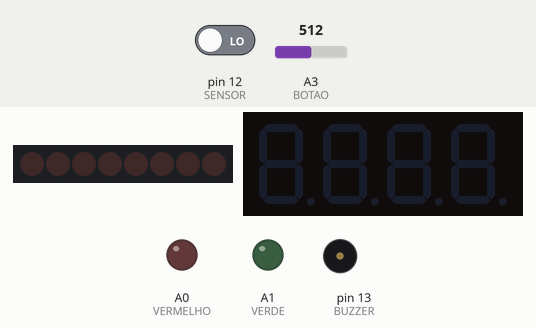
Bench run of a sketch on a simulated Arduino Leonardo, built with avr-gcc and run on an emulated ATmega32U4. Shown: 8 shift-register outputs drawn as a row of LEDs (first output left, lit = HIGH), 4-digit seven-segment display, output pins drawn as LEDs (lit = HIGH), buzzer (waves = sounding). Wiring (inferred from the names in the program): shift register (74HC595): data pin 2; shift clock pin 4; latch pin 3. Wiring (inferred from the signals the program sends): row of LEDs: on Q0, Q1, Q2, Q3, Q4, Q5, Q6, Q7. The test bench sets the inputs (shaded band); at power-on: A3 (BOTAO) = 512, pin 12 (SENSOR) LOW. Pins used as bus, display or sensor lines are not drawn.

Above: at 1.2 s.
1.3 s: A3 (BOTAO) set to 651
2.8 s: A3 (BOTAO) set to 674
At 3.58 s:
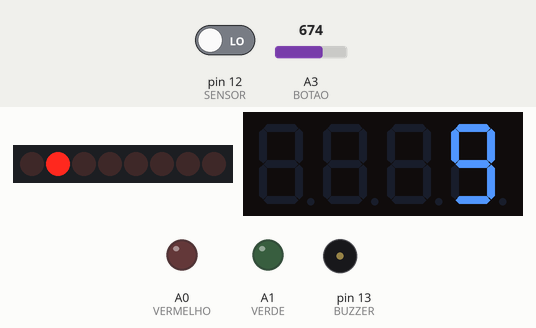
5.8 s: A3 (BOTAO) set to 728
7.6 s: A3 (BOTAO) set to 746
At 8.6 s:
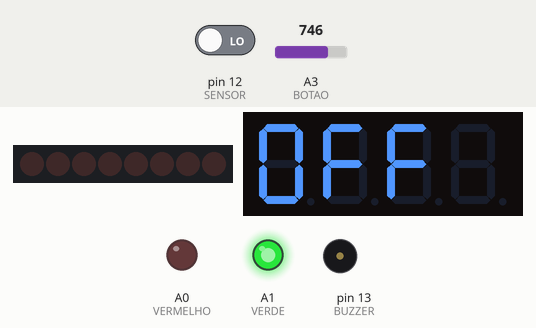
9.4 s: A3 (BOTAO) set to 674
At 10.18 s:
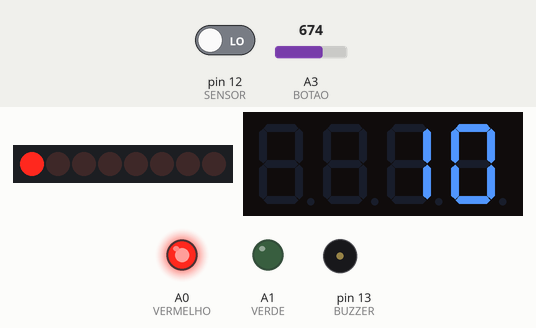
Timing chart, 0 to 21.2 s (numbered marks = the images above; inputs shaded):
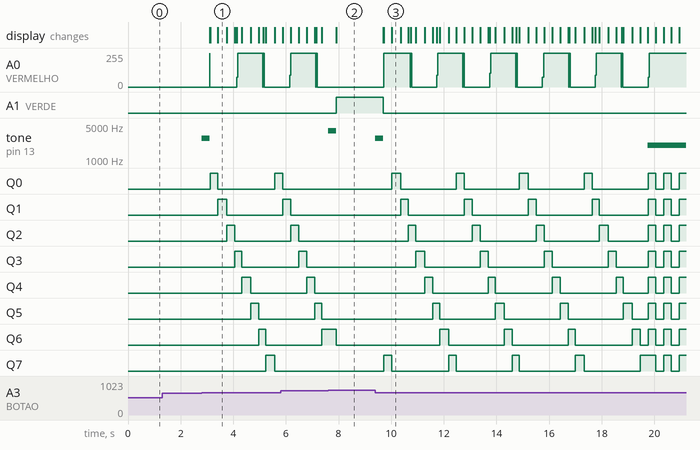

The sketch:

projeto.ino
```cpp
//Leonardo Garcia && Gustavo Dieckmann TRO6M

#include <ShiftDisplay.h>
#include <ShiftRegister74HC595.h>
#define BOTAO A3
#define VERDE A1
#define VERMELHO A0
#define DATA 2
#define CLOCK 4
#define LATCH 3
#define BUZZER 13
#define SENSOR 12

ShiftDisplay display7s (COMMON_CATHODE, 4);
ShiftRegister74HC595 leds(1, DATA, CLOCK, LATCH);
static int disp = 10;
int condicao1 = -1, condicao2 =-1, desativaled=-1, leituraSensor;
int liga=1, sensor=-1;
long tempoleds = 0 ,tempoBuzzer = 0, tempoDisparo= 0, tempoDisplay = 0;

void setup() {

pinMode(VERDE, OUTPUT);
pinMode(VERMELHO, OUTPUT);
pinMode(BOTAO,INPUT);
pinMode(DATA,OUTPUT);
pinMode(CLOCK,OUTPUT);
pinMode(LATCH, OUTPUT);

leds.setAllLow();

}

void loop() {
        int sensor;
        int leBotao= analogRead(BOTAO);

    if(condicao1 != 1 && condicao1 != 3 && condicao1 != 0){
       if(leBotao>= 664 && leBotao<= 684 ){
         condicao1 = 1;
        acionaBuzzer(2825);
       }
    }
    if (condicao1 != 2){
        if(leBotao >= 736 && leBotao <= 756){
         condicao1 = 2;
        acionaBuzzer(4000);
       }
    }
    if(condicao1 == 1){
        digitalWrite(VERDE,0);
        digitalWrite(VERMELHO,1);
        displaycont();
        giraLeds();
    }
    else if(condicao1 == 2){
       digitalWrite(VERMELHO,0);
       digitalWrite(VERDE, 1);
       display7s.set("0ff");
       disp=11;
       leds.setAllLow();
    }
    if(condicao1 == 3){
     giraLeds();
       if(digitalRead(SENSOR)== 0){
          condicao1 = 0;
      }
    }
    if(condicao1==0){
      disparo(0);
    }
    display7s.show();
}

void giraLeds(){
static int pos = 0;
      if(millis() - tempoleds >= 300){
         if (pos==8){
            pos=0;
          }
       leds.set(pos,1);
       leds.set(pos-1,0);
          if(pos-1== -1){
             leds.set(7,0);
             leds.set(0,1);
           }
       pos++;
       tempoleds = millis();
       }
}
void acionaBuzzer(int freq){
    tone(BUZZER,freq);
    delay(300);
    noTone(BUZZER);
}
void displaycont(){
      if(disp == 0){
        disp=0;
        display7s.set("0N");
        condicao1=3;
      }
   if(disp != 0){
       digitalWrite(VERMELHO,liga);
        if(millis() - tempoDisplay >= 1000) {
         disp--;
         liga=!liga;
          tempoDisplay= millis();
       }
        display7s.set(disp);
        display7s.show();
      }
}

void disparo(int leSensor){
  static int led = 1;
      if(leSensor == 0){
      condicao2=1;
      }
      if(condicao2 == 1){
        tone(BUZZER,2000);
         if(millis()-tempoDisparo>=300){
          led = !led;
            if(led==0){
              leds.setAllHigh();
            }
            else if (led==1){
              leds.setAllLow();
            }
        tempoDisparo = millis();
        }
      }
 }
```

Measured:
- the behaviour switches between 663 and 664 on A3 (BOTAO) (found by bisection; images 0 and 1)
- the behaviour switches between 735 and 736 on A3 (BOTAO) (found by bisection; images 1 and 2)
- after the input at 1.3 s, every drawn part: stays the same
- after the input at 2.8 s, A0 (VERMELHO): 0/255 → 255/255 after 1.3 s, → 0/255 0.99 s later; tone on pin 13 (BUZZER): silent → 2825 Hz at once, → silent 0.30 s later
- after the input at 7.6 s, A0 (VERMELHO): stays 0/255 (without the input it goes to 105/255 after 0.54 s); A1 (VERDE): LOW → HIGH after 0.31 s; tone on pin 13 (BUZZER): silent → 4000 Hz at once, → silent 0.30 s later; the display: changes after 0.31 s (image 2)
- after the input at 9.4 s, A1 (VERDE): HIGH → LOW after 0.30 s; tone on pin 13 (BUZZER): silent → 2825 Hz at once, → silent 0.30 s later, → 2000 Hz 10.0 s later
